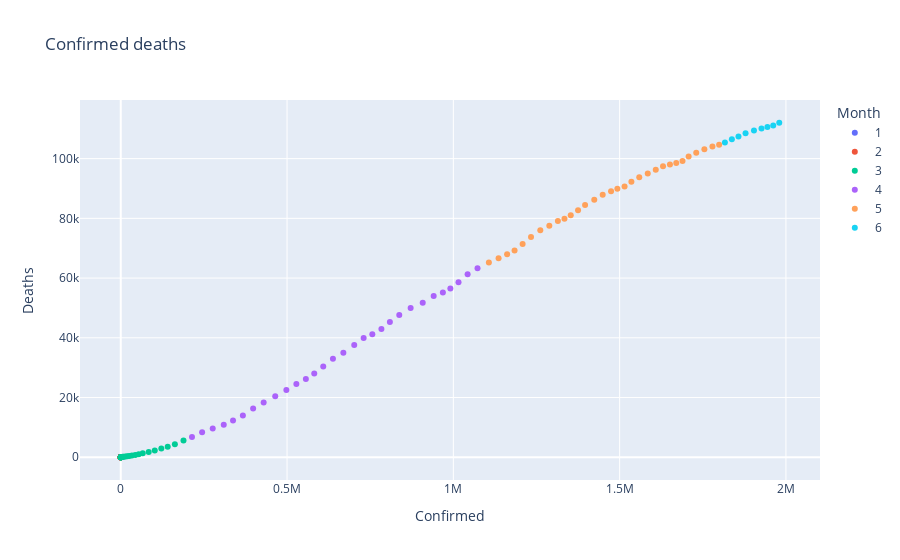

This figure's notebook cell:
### Code cell
fig = px.scatter(data_us[:140], x="Confirmed", y="Deaths", color="Month",title='Confirmed deaths')
iplot(fig)

### Figure 1 — Plotly figure (JSON) as saved in the notebook; plotly's stock layout.template omitted (floating-point values rounded to 4 significant figures)
{"data": [{"hovertemplate": "Month=1<br>Confirmed=%{x}<br>Deaths=%{y}<extra></extra>", "legendgroup": "1", "marker": {"color": "#636efa", "symbol": "circle"}, "mode": "markers", "name": "1", "orientation": "v", "showlegend": true, "type": "scatter", "x": [1, 1, 2, 2, 5, 5, 5, 5, 5, 7], "xaxis": "x", "y": [0, 0, 0, 0, 0, 0, 0, 0, 0, 0], "yaxis": "y"}, {"hovertemplate": "Month=2<br>Confirmed=%{x}<br>Deaths=%{y}<extra></extra>", "legendgroup": "2", "marker": {"color": "#EF553B", "symbol": "circle"}, "mode": "markers", "name": "2", "orientation": "v", "showlegend": true, "type": "scatter", "x": [8, 8, 11, 11, 11, 11, 11, 11, 11, 11, 12, 12, 13, 13, 13, 13, 13, 13, 13, 13, 15, 15, 15, 15, 15, 15, 16, 16, 24], "xaxis": "x", "y": [0, 0, 0, 0, 0, 0, 0, 0, 0, 0, 0, 0, 0, 0, 0, 0, 0, 0, 0, 0, 0, 0, 0, 0, 0, 0, 0, 0, 1], "yaxis": "y"}, {"hovertemplate": "Month=3<br>Confirmed=%{x}<br>Deaths=%{y}<extra></extra>", "legendgroup": "3", "marker": {"color": "#00cc96", "symbol": "circle"}, "mode": "markers", "name": "3", "orientation": "v", "showlegend": true, "type": "scatter", "x": [30, 53, 73, 104, 174, 222, 337, 451, 519, 711, 1109, 1561, 2157, 2870, 2968, 4360, 6141, 8914, 14153, 19479, 25818, 33756, 43845, 54108, 66044, 84080, 102254, 122054, 141194, 162690, 188701], "xaxis": "x", "y": [1, 6, 7, 11, 12, 14, 17, 21, 22, 28, 32, 43, 52, 59, 72, 100, 134, 191, 269, 366, 456, 600, 784, 1019, 1329, 1736, 2284, 2921, 3546, 4352, 5568], "yaxis": "y"}, {"hovertemplate": "Month=4<br>Confirmed=%{x}<br>Deaths=%{y}<extra></extra>", "legendgroup": "4", "marker": {"color": "#ab63fa", "symbol": "circle"}, "mode": "markers", "name": "4", "orientation": "v", "showlegend": true, "type": "scatter", "x": [214194, 244593, 276535, 309699, 337573, 367210, 397992, 429686, 464442, 497943, 527958, 556517, 581810, 608845, 637974, 669272, 701996, 730317, 756375, 783716, 809213, 837414, 871617, 907908, 940829, 968517, 990993, 1015518, 1042926, 1072667], "xaxis": "x", "y": [6787, 8349, 9646, 10912, 12323, 13985, 16290, 18369, 20415, 22486, 24498, 26238, 28036, 30429, 32944, 35031, 37621, 39966, 41148, 42918, 45314, 47649, 49969, 51746, 54015, 55162, 56502, 58632, 61252, 63291], "yaxis": "y"}, {"hovertemplate": "Month=5<br>Confirmed=%{x}<br>Deaths=%{y}<extra></extra>", "legendgroup": "5", "marker": {"color": "#FFA15A", "symbol": "circle"}, "mode": "markers", "name": "5", "orientation": "v", "showlegend": true, "type": "scatter", "x": [1106829, 1136024, 1161611, 1184086, 1208271, 1233527, 1261409, 1288566, 1314306, 1334084, 1352962, 1374914, 1396109, 1423726, 1449026, 1474127, 1493131, 1514839, 1535337, 1558949, 1584486, 1608623, 1630450, 1651239, 1670209, 1689057, 1707423, 1730259, 1754747, 1778993, 1799122], "xaxis": "x", "y": [65243, 66668, 67990, 69237, 71387, 73775, 75986, 77495, 79122, 79856, 81018, 82709, 84452, 86229, 87862, 89084, 89893, 90683, 92252, 93775, 95020, 96296, 97406, 98039, 98541, 99239, 100744, 101937, 103113, 104054, 104659], "yaxis": "y"}, {"hovertemplate": "Month=6<br>Confirmed=%{x}<br>Deaths=%{y}<extra></extra>", "legendgroup": "6", "marker": {"color": "#19d3f3", "symbol": "circle"}, "mode": "markers", "name": "6", "orientation": "v", "showlegend": true, "type": "scatter", "x": [1816476, 1837367, 1857248, 1878543, 1903854, 1926538, 1944309, 1961781, 1979868], "xaxis": "x", "y": [105430, 106461, 107444, 108479, 109449, 110124, 110575, 111068, 112014], "yaxis": "y"}], "layout": {"legend": {"title": {"text": "Month"}, "tracegroupgap": 0}, "title": {"text": "Confirmed deaths"}, "xaxis": {"anchor": "y", "domain": [0, 1], "title": {"text": "Confirmed"}}, "yaxis": {"anchor": "x", "domain": [0, 1], "title": {"text": "Deaths"}}}}
